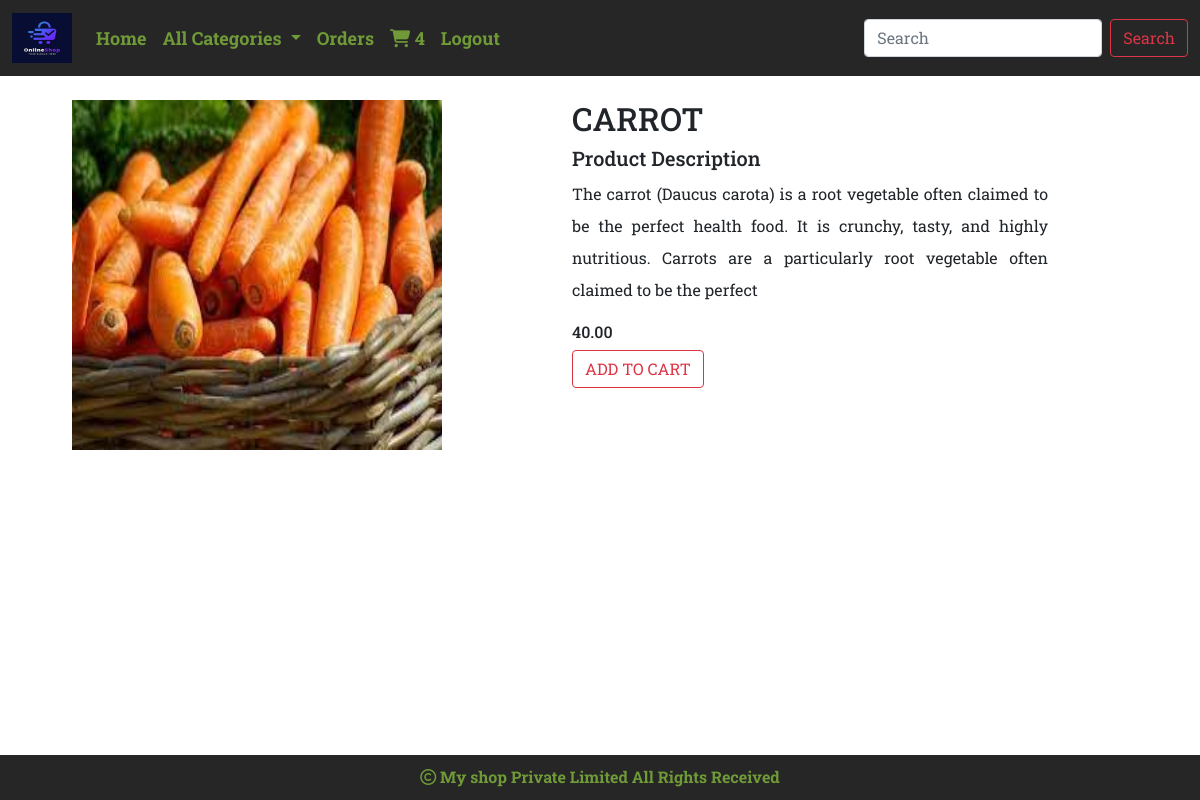
/Details/carrot (signed in), run on the app's committed database.
### Shop/models.py (models this page shows, shortened)
class Product(models.Model):
    pname = models.CharField(max_length=200)
    description = models.TextField()
    image = models.ImageField(upload_to='Shop/Category', null=True, blank=True)
    price = models.DecimalField(max_digits=10,decimal_places=2)
    category = models.ForeignKey(Category,on_delete=models.CASCADE)
    stock = models.IntegerField()
    available = models.BooleanField(default=True)
    created = models.DateTimeField(auto_now_add=True)
    updated = models.DateTimeField(auto_now=True)

### Shop/views.py (the view)
# urls.py: path('Details/<p>', views.Details, name="Details"),
@login_required
def Details(request,p):
    d=Product.objects.get(pname=p)
    return render(request,'details.html',{'d':d})

### Cart/context_processors.py (called while the page is built)
def counter(request):
    item_count=0
    if request.user.is_authenticated:
        user=request.user
        try:
            cart=Cart.objects.filter(user=user)
            for i in cart:
                item_count+=i.quantity
        except:
            item_count=0
    return {'count':item_count}

### Shop/context_processors.py (called while the page is built)
def menu_links(request):
    links = Category.objects.all()
    return {'links':links}

### Templates/Details.html
<!DOCTYPE html>
<!DOCTYPE html>
{% extends 'Base.html' %}
{% load static %}
{% block content %}
<div class="container-fluid mt-4">
    <div class="row">
        <div class="col-sm-5" style="margin-left:60px;">
           <img src="{{d.image.url }}" height="350px" width="370px">
        </div>
        <div class="col-sm-5">
            <h2 class="text-uppercase">{{d.pname}}</h2>
            <h5>Product Description</h5>
            <p style="text-align:justify;line-height:2">{{d.description}}</p>
            <h6>{{d.price}}</h6>
            {% if user.is_superuser != True %}
                {% if d.stock <= 0 %}
            <h4 class="mt-5">OUT STOCK</h4>
            {% else %}
            <a href="{% url 'Cart:Add_to_cart' d.pname %}" class="btn btn-outline-danger">ADD TO CART</a>
            {% endif %}
            {% else %}
            {% if d.stock <= 0 %}
                <a class="btn btn-danger  " href="{% url 'admin:index' %}">ADD STOCK</a>
            {% endif %}
            {% endif %}
        </div>
    </div>
</div>
{% endblock %}

### Static/Css/Style.css (style rules this page uses)
body { font-family: 'Roboto Slab', serif; }

### data on the page
Product: image (picture), pname "CARROT", description "The carrot (Daucus carota) is a root vegetable often claimed to be the perfect health food. It is crunchy, tasty, and highly nutritious. Carrots are a particularly root vegetable often claimed to be the perfect", price "40.00"

### other printed values
{{ count }} "4"
